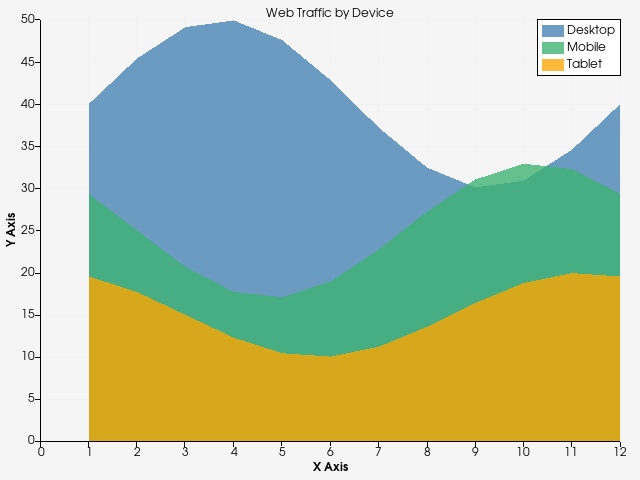

Write the Python code that produced this figure.
#!/usr/bin/env python

# Stacked area plot of three data series using a chart overlay on the VTK pipeline.

import math

# Factory overrides: importing these modules registers the OpenGL rendering
# and interaction style implementations for vtkRenderingCore factory classes.
import vtkmodules.vtkInteractionStyle  # noqa: F401
import vtkmodules.vtkRenderingContextOpenGL2  # noqa: F401
import vtkmodules.vtkRenderingOpenGL2  # noqa: F401

# VTK pipeline classes used in this example
from vtkmodules.vtkChartsCore import (
    vtkChart,
    vtkChartXY,
    vtkPlotStacked,
)
from vtkmodules.vtkCommonCore import vtkFloatArray
from vtkmodules.vtkCommonDataModel import vtkTable
from vtkmodules.vtkRenderingContext2D import vtkContextActor
from vtkmodules.vtkRenderingCore import (
    vtkRenderWindow,
    vtkRenderWindowInteractor,
    vtkRenderer,
)

# Colors (normalized RGB)
white_smoke_rgb = (0.961, 0.961, 0.961)

# Data: three positive-valued series that stack
table = vtkTable()

arr_x = vtkFloatArray()
arr_x.SetName("Month")
table.AddColumn(arr_x)

arr_a = vtkFloatArray()
arr_a.SetName("Desktop")
table.AddColumn(arr_a)

arr_b = vtkFloatArray()
arr_b.SetName("Mobile")
table.AddColumn(arr_b)

arr_c = vtkFloatArray()
arr_c.SetName("Tablet")
table.AddColumn(arr_c)

num_points = 12
table.SetNumberOfRows(num_points)
for i in range(num_points):
    t = i * 2.0 * math.pi / (num_points - 1)
    table.SetValue(i, 0, i + 1)
    table.SetValue(i, 1, 40 + 10 * math.sin(t))
    table.SetValue(i, 2, 25 + 8 * math.cos(t + 1.0))
    table.SetValue(i, 3, 15 + 5 * math.sin(t + 2.0))

# Chart: create a 2D XY chart with stacked area series
chart = vtkChartXY()
chart.SetShowLegend(True)
chart.SetTitle("Web Traffic by Device")

stack_a = chart.AddPlot(vtkChart.STACKED)
stack_a.SetInputData(table, 0, 1)
stack_a.SetColor(70, 130, 180, 200)

stack_b = chart.AddPlot(vtkChart.STACKED)
stack_b.SetInputData(table, 0, 2)
stack_b.SetColor(60, 179, 113, 200)

stack_c = chart.AddPlot(vtkChart.STACKED)
stack_c.SetInputData(table, 0, 3)
stack_c.SetColor(255, 165, 0, 200)

# ContextActor: overlay the chart on the normal VTK rendering pipeline
context_actor = vtkContextActor()
context_actor.GetScene().AddItem(chart)

# Renderer: assemble the scene
renderer = vtkRenderer()
renderer.SetBackground(white_smoke_rgb)
renderer.AddActor(context_actor)
context_actor.GetScene().SetRenderer(renderer)

# Window: display the rendered scene
render_window = vtkRenderWindow()
render_window.AddRenderer(renderer)
render_window.SetWindowName("stacked plot")
render_window.SetMultiSamples(0)
render_window.SetSize(640, 480)

# Interactor: handle mouse and keyboard events
render_window_interactor = vtkRenderWindowInteractor()
render_window_interactor.SetRenderWindow(render_window)

# Launch the interactive visualization
render_window_interactor.Initialize()
render_window_interactor.Start()
